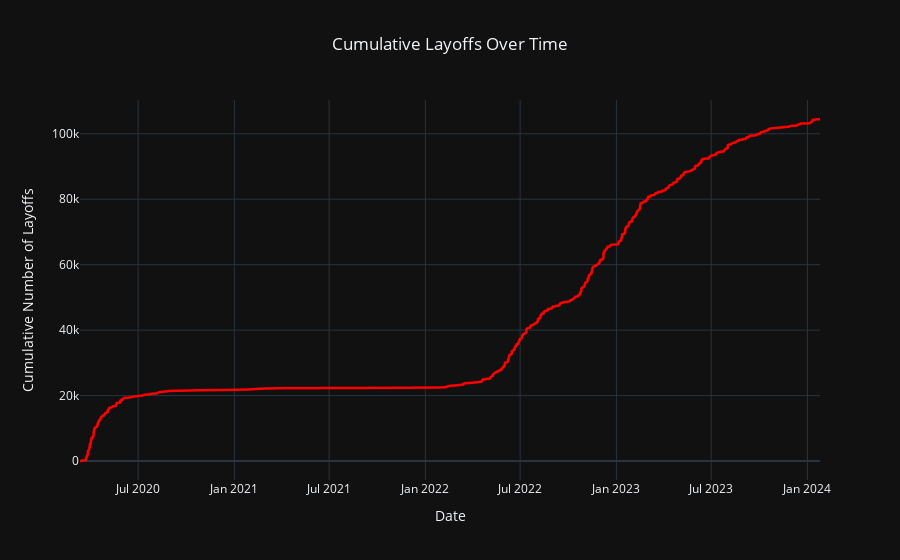

Notebook code for this chart:
### Code cell
# Calculate cumulative layoffs over time
df_sorted_date = clean_df.sort_values(by = 'Date')
df_sorted_date['Cumulative_Layoffs'] = df_sorted_date['Layoffs'].cumsum()

# Enhanced time series for cumulative layoffs over time
fig_cum_date = px.line(
    df_sorted_date,
    x = 'Date',
    y = 'Cumulative_Layoffs',
    title = 'Cumulative Layoffs Over Time',
    template = 'plotly_dark',
    labels = {'Cumulative_Layoffs': 'Cumulative Number of Layoffs'}
)

fig_cum_date.update_layout(title_x = 0.5)
fig_cum_date.update_traces(line = dict(color = 'red', width = 2.5))

fig_cum_date.show()

### Figure 1 — Plotly figure (JSON) as saved in the notebook; plotly's stock layout.template omitted (floating-point values rounded to 4 significant figures; data arrays with more than 128 entries replaced by an {"elided": "..."} marker saying what was removed)
{"data": [{"hovertemplate": "Date=%{x}<br>Cumulative Number of Layoffs=%{y}<extra></extra>", "legendgroup": "", "line": {"color": "red", "dash": "solid", "width": 2.5}, "marker": {"symbol": "circle"}, "mode": "lines", "name": "", "showlegend": false, "type": "scattergl", "x": {"elided": "1115 str values"}, "xaxis": "x", "y": {"elided": "1115 int values"}, "yaxis": "y"}], "layout": {"legend": {"tracegroupgap": 0}, "title": {"text": "Cumulative Layoffs Over Time", "x": 0.5}, "xaxis": {"anchor": "y", "domain": [0, 1], "title": {"text": "Date"}}, "yaxis": {"anchor": "x", "domain": [0, 1], "title": {"text": "Cumulative Number of Layoffs"}}}}
